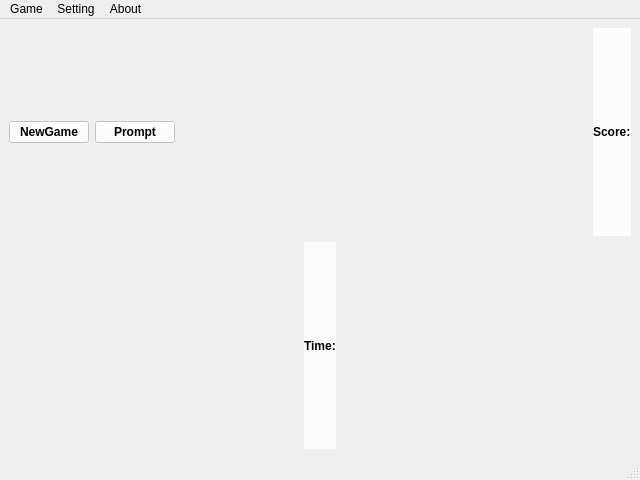
<?xml version="1.0" encoding="UTF-8"?>
<ui version="4.0">
 <class>MainWindow</class>
 <widget class="QMainWindow" name="MainWindow">
  <property name="geometry">
   <rect>
    <x>0</x>
    <y>0</y>
    <width>640</width>
    <height>480</height>
   </rect>
  </property>
  <property name="windowTitle">
   <string>MainWindow</string>
  </property>
  <property name="styleSheet">
   <string notr="true">QLabel, QAbstractButton {
    font: bold;
	background-color:rgba(255, 255, 255, 200);
}
</string>
  </property>
  <widget class="QWidget" name="centralwidget">
   <layout class="QHBoxLayout" name="horizontalLayout_3">
    <item>
     <layout class="QVBoxLayout" name="verticalLayout">
      <item>
       <layout class="QHBoxLayout" name="horizontalLayout">
        <item>
         <widget class="QPushButton" name="newGameButton">
          <property name="text">
           <string>NewGame</string>
          </property>
         </widget>
        </item>
        <item>
         <widget class="QPushButton" name="promptButton">
          <property name="text">
           <string>Prompt</string>
          </property>
         </widget>
        </item>
        <item>
         <spacer name="horizontalSpacer">
          <property name="orientation">
           <enum>Qt::Horizontal</enum>
          </property>
          <property name="sizeHint" stdset="0">
           <size>
            <width>40</width>
            <height>20</height>
           </size>
          </property>
         </spacer>
        </item>
        <item>
         <widget class="QLabel" name="label">
          <property name="text">
           <string>Score:</string>
          </property>
         </widget>
        </item>
       </layout>
      </item>
      <item>
       <layout class="QHBoxLayout" name="horizontalLayout_2">
        <item>
         <spacer name="horizontalSpacer_3">
          <property name="orientation">
           <enum>Qt::Horizontal</enum>
          </property>
          <property name="sizeHint" stdset="0">
           <size>
            <width>40</width>
            <height>20</height>
           </size>
          </property>
         </spacer>
        </item>
        <item>
         <widget class="QLabel" name="label_2">
          <property name="text">
           <string>Time:</string>
          </property>
         </widget>
        </item>
        <item>
         <layout class="QHBoxLayout" name="timeLineLayout"/>
        </item>
        <item>
         <spacer name="horizontalSpacer_2">
          <property name="orientation">
           <enum>Qt::Horizontal</enum>
          </property>
          <property name="sizeHint" stdset="0">
           <size>
            <width>40</width>
            <height>20</height>
           </size>
          </property>
         </spacer>
        </item>
       </layout>
      </item>
      <item>
       <layout class="QHBoxLayout" name="playWidgetLayout"/>
      </item>
     </layout>
    </item>
    <item>
     <layout class="QVBoxLayout" name="nameAndDescription"/>
    </item>
   </layout>
  </widget>
  <widget class="QMenuBar" name="menubar">
   <property name="geometry">
    <rect>
     <x>0</x>
     <y>0</y>
     <width>640</width>
     <height>23</height>
    </rect>
   </property>
   <widget class="QMenu" name="menuGame">
    <property name="title">
     <string>Game</string>
    </property>
    <addaction name="actionNew"/>
    <addaction name="actionClose"/>
   </widget>
   <widget class="QMenu" name="menuSetting">
    <property name="title">
     <string>Setting</string>
    </property>
    <addaction name="actionMusic_On_Off"/>
   </widget>
   <widget class="QMenu" name="menuAbout">
    <property name="title">
     <string>About</string>
    </property>
    <addaction name="actionAbout_Me"/>
   </widget>
   <addaction name="menuGame"/>
   <addaction name="menuSetting"/>
   <addaction name="menuAbout"/>
  </widget>
  <widget class="QStatusBar" name="statusbar"/>
  <action name="actionNew">
   <property name="text">
    <string>NewGame</string>
   </property>
  </action>
  <action name="actionClose">
   <property name="text">
    <string>Close</string>
   </property>
  </action>
  <action name="actionMusic_On_Off">
   <property name="text">
    <string>Music On/Off</string>
   </property>
  </action>
  <action name="actionAbout_Me">
   <property name="text">
    <string>About Me</string>
   </property>
  </action>
 </widget>
 <resources/>
 <connections>
  <connection>
   <sender>actionClose</sender>
   <signal>triggered()</signal>
   <receiver>MainWindow</receiver>
   <slot>close()</slot>
   <hints>
    <hint type="sourcelabel">
     <x>-1</x>
     <y>-1</y>
    </hint>
    <hint type="destinationlabel">
     <x>319</x>
     <y>239</y>
    </hint>
   </hints>
  </connection>
 </connections>
</ui>
